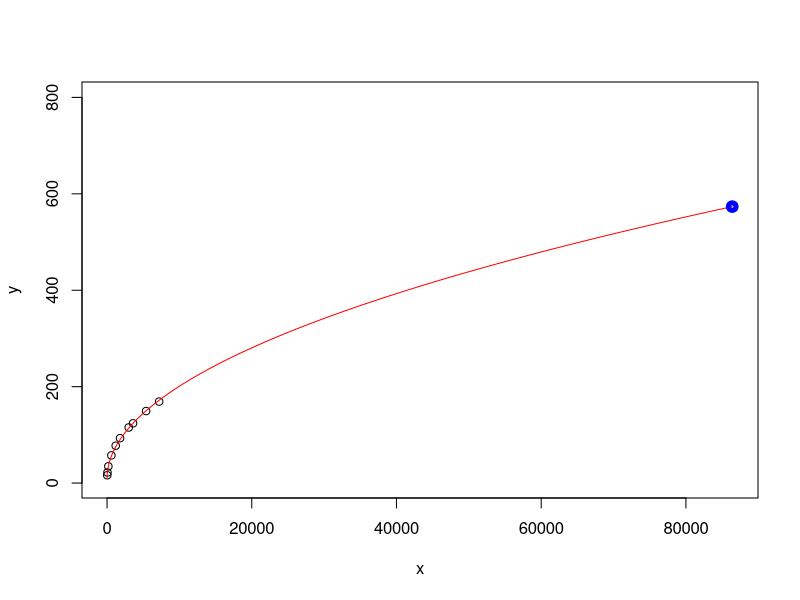

The R script that drew this image:
# This script fits a sqrt function on the given time-resistor pairs for the TPL5110
# cool website to calc resistor pairs from that value: http://mustcalculate.com/electronics/resistorfinder.php?r=573490&es=E96

x = c(30,60,180,600,1200,1800,3000,3600,5400,7200)
y = c(16.2,22,34.73,57.44,77.57,93.1,115.33,124,149.39,169)

fit = lm(y ~ sqrt(x))

plot(x, y,xlim = c(1,86500),ylim=c(1,800))
#plot(x, y)
lines(seq(1,86400), predict(fit,data.frame(x = seq(1,86400))), col='red') 
new_x <- 86400

# Predict new y value
predicted_y <- predict(fit, data.frame(x = new_x))

points(new_x, predicted_y, col = "blue", lwd = 5)

